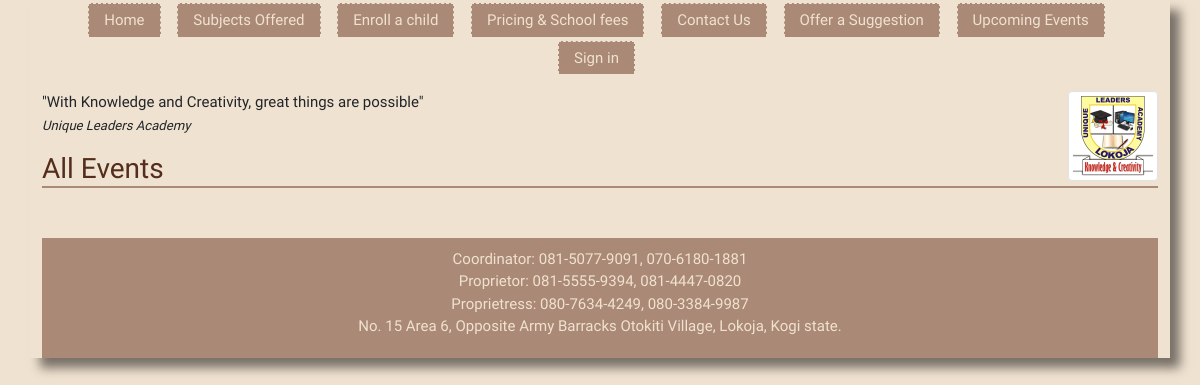
The page /event-list/ on the database as committed earlier.
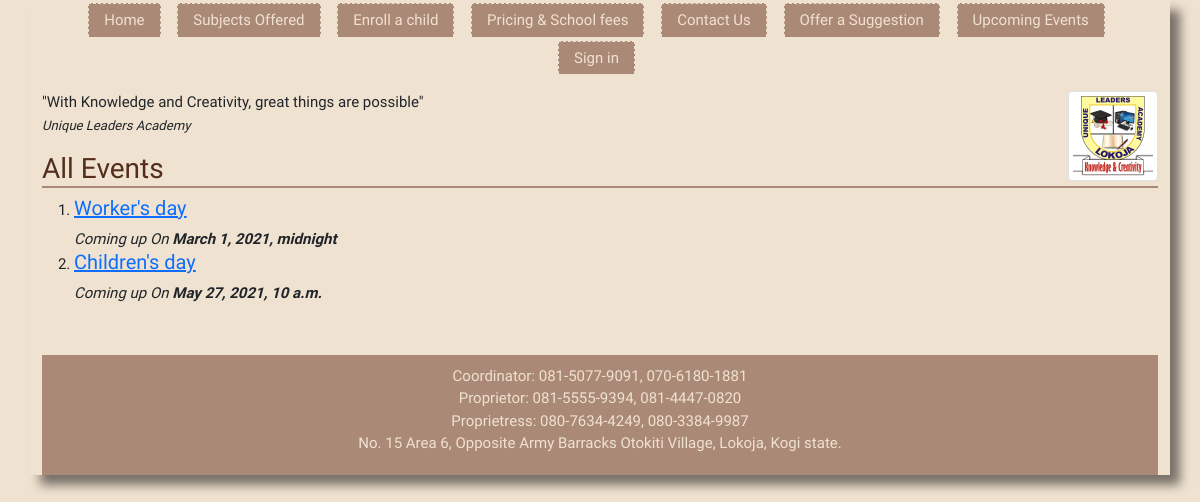
The same page on the database as committed later.
### school/models.py (models this page shows, shortened)
class Events(models.Model):
	title = models.CharField(max_length=255)
	description = models.TextField()
	event_date = models.DateTimeField(default=timezone.now)
	class Meta:
		verbose_name_plural = 'Events'

### school/views.py (the view)
# urls.py: path('event-list/', EventListView.as_view(template_name='school/events.html'), name='event-list'),
class EventListView(ListView):
	model = Events
	def get_queryset(self):
		return Events.objects.order_by('event_date')

### school/templates/school/events.html
{% extends "school/base.html" %}
{% block content %}
<h3>All Events </h3>
<ol>
{% for event in events_list %}
    <li> <h5><a href="{% url 'school:event-detail' pk=event.pk %}"> {{ event.title }}</a></h5>
    <em>Coming up On <strong>{{ event.event_date }}</strong></em> </li>
{% endfor %}
</ol>
{% endblock content%}

Rows that differ between the two databases and show on the page:
added Events: title "Worker's day", event_date "March 1, 2021, midnight"
added Events: title "Children's day", event_date "May 27, 2021, 10 a.m."
